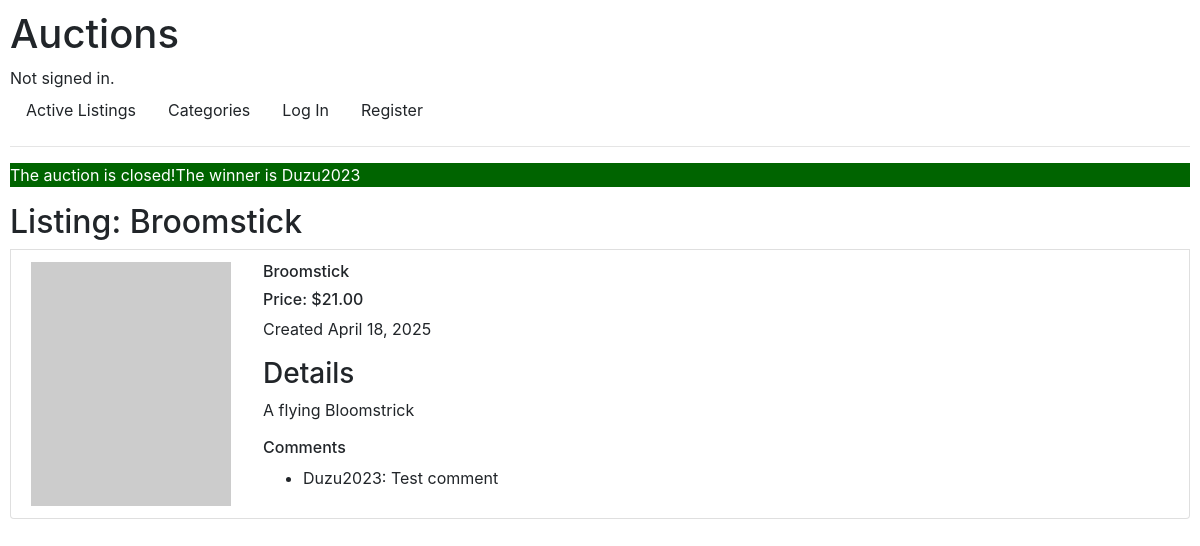
The app's page /listings/2 with its own data.
### auctions/models.py (models this page shows)
class Listing(models.Model):
    user = models.ForeignKey(User, on_delete=models.CASCADE, related_name="creator")
    title = models.CharField(max_length=100)
    description = models.TextField()
    starting_bid = models.DecimalField(max_digits=10, decimal_places=2)
    current_bid = models.DecimalField(
        blank=True, null=True, max_digits=10, decimal_places=2
    )
    image_url = models.URLField(blank=True, null=True)
    category = models.CharField(max_length=100, blank=True, null=True)
    active = models.BooleanField(default=True)
    winner = models.ForeignKey(
        User, on_delete=models.CASCADE, related_name="winner", blank=True, null=True
    )
    date = models.DateField(auto_now_add=True)

class Comment(models.Model):
    user = models.ForeignKey(
        User, on_delete=models.CASCADE, related_name="commentor", blank=True, null=True
    )
    text = models.TextField()
    listing = models.ForeignKey(
        Listing,
        on_delete=models.CASCADE,
        related_name="comment_listing",
        blank=True,
        null=True,
    )

class User(AbstractUser):
    watchlist = models.ManyToManyField("Listing", related_name="watchlist", blank=True)
    pass

### auctions/views.py (the view)
# urls.py: path("listings/<int:id>", views.listing_page, name="listing"),
def listing_page(request, id):
    listing = Listing.objects.get(pk=id)
    comments = Comment.objects.filter(listing=listing)
    winner = "" if listing.active else f"The auction is closed!"
    watchlist = True if request.user.is_authenticated and listing in request.user.watchlist.all() else False
    if winner and listing.winner == request.user:
        winner += " You are the winner!"
    elif winner and listing.winner != request.user and listing.user != request.user:
        winner += f"The winner is {listing.winner}"
    return render(
        request,
        "auctions/listing.html",
        {"listing": listing, "comment": CommentForm(), "comments": comments, "bid": BidForm(), "watchlist": watchlist, "winner": winner}
    )

### auctions/templates/auctions/listing.html (shortened to what this page needs)
{% extends "auctions/layout.html" %}
{% block body %}
{% if winner %}
  <p style="background-color: darkgreen; color: white">{{winner}}</p>
{% endif %}
<h2>Listing: {{listing.title}}</h2>
<div class="list-group-item" style="display: flex; flex-wrap: wrap; gap: 2rem; margin-bottom: 2rem">
   <img class="img-responsive item-img lazy" src="{{listing.image_url}}" />
  <div>
    <h6>{{listing.title}}
    {% if listing.current_bid %}
      <h6>Price: ${{listing.current_bid}}</h6>
    {% else %}
      <h6>Price: ${{listing.starting_bid}}</h6>
    {% endif%}
    <p>Created {{listing.date}}</p>
    <div>
      <div>
        <h3>Details</h3>
        <p>{{listing.description}}</p>
      </div>
      <h6>Comments</h6>
      <ul>
      {% for c in comments %}
        <li>{{c.user}}: {{c.text}}</li>
      {% endfor%}
    </div>
  </div>
</div>
{% endblock %}

### auctions/static/auctions/styles.css (style rules this page uses)
*, *::before, *::after { box-sizing: border-box; }
* { margin: 0; }
body { line-height: 1.5; -webkit-font-smoothing: antialiased; }
img, picture, video, canvas, svg { display: block; max-width: 100%; }
p, h1, h2, h3, h4, h5, h6 { overflow-wrap: break-word; }
p { text-wrap: pretty; font-size: 1rem; }
h1, h2, h3, h4, h5, h6 { text-wrap: balance; }
body { padding: 10px; }

### records on screen
Listing: title "Broomstick", current_bid "21.00", date "April 18, 2025", description "A flying Bloomstrick"
Comment: user "Duzu2023", text "Test comment"

### other values on screen
{{ winner }} "The auction is closed!The winner is Duzu2023"
